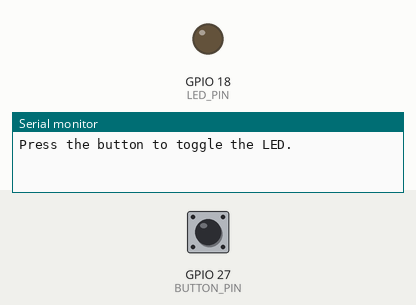
Recording of a sketch running on a simulated ESP32. Parts: output pins drawn as LEDs (lit = HIGH), the last lines printed to the serial monitor. Inputs (shaded band) come from the test bench; at power-on: GPIO 27 (BUTTON_PIN) HIGH.

Above: at 1.2 s.
1.3 s: GPIO 27 (BUTTON_PIN) pulled LOW for 0.15 s
At 1.6 s:
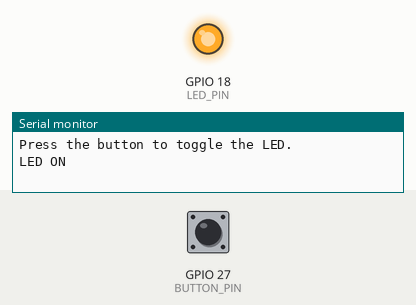
2.9 s: GPIO 27 (BUTTON_PIN) pulled LOW for 1 s
At 4.0 s:
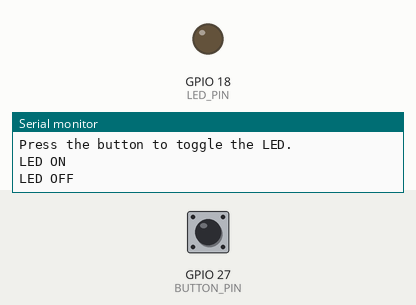
5.4 s: GPIO 27 (BUTTON_PIN) pulled LOW for 3.2 s
At 5.9 s:
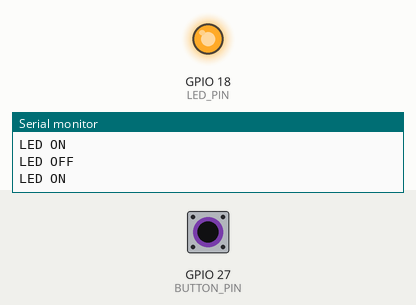
Timing chart, 0 to 8.4 s (numbered marks = the images above; inputs shaded):
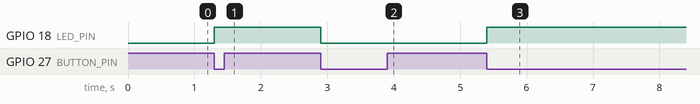

The sketch:

day_26_external_interrupts.ino
```cpp
// Day 26: External interrupt with a button.
// Button between GPIO 27 and GND; INPUT_PULLUP makes a press LOW.
const int BUTTON_PIN = 27;
const int LED_PIN = 18;
volatile bool buttonEvent = false;
bool ledState = false;
unsigned long lastAcceptedPress = 0;
void IRAM_ATTR onButtonPress() {
  buttonEvent = true; // Keep ISR short; do not print or use delay here.
}
void setup() {
  Serial.begin(115200);
  pinMode(BUTTON_PIN, INPUT_PULLUP);
  pinMode(LED_PIN, OUTPUT);
  attachInterrupt(digitalPinToInterrupt(BUTTON_PIN), onButtonPress, FALLING);
  Serial.println("Press the button to toggle the LED.");
}
void loop() {
  if (buttonEvent) {
    noInterrupts();
    buttonEvent = false;
    interrupts();

    unsigned long now = millis();
    if (now - lastAcceptedPress >= 200) {
      lastAcceptedPress = now;
      ledState = !ledState;
      digitalWrite(LED_PIN, ledState ? HIGH : LOW);
      Serial.println(ledState ? "LED ON" : "LED OFF");
    }
  }
}
```

Measured:
- after the input at 1.3 s, GPIO 18 (LED_PIN): LOW → HIGH at once
- after the input at 2.9 s, GPIO 18 (LED_PIN): HIGH → LOW at once
- after the input at 5.4 s, GPIO 18 (LED_PIN): LOW → HIGH at once
